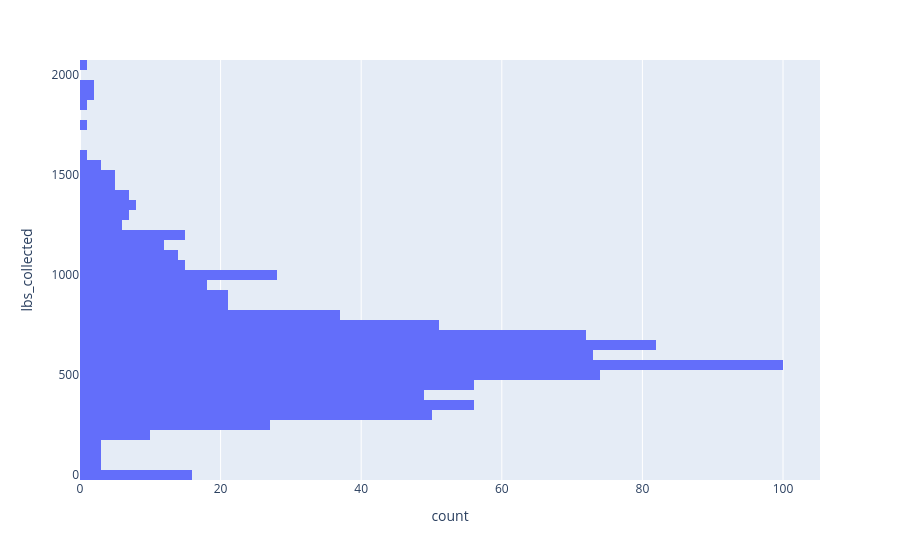

Notebook code for this chart:
### Markdown cell above
## Histograms of Cary Composts Data

Using the `df_cleaner` dataframe, I visualize the distribution of the data as a whole and by year

### Code cell
df_cleaner_hist_all = px.histogram(df_cleaner, y='lbs_collected')
df_cleaner_hist_all.show()

### Figure 1 — Plotly figure (JSON) as saved in the notebook; plotly's stock layout.template omitted (floating-point values rounded to 4 significant figures; data arrays with more than 128 entries replaced by an {"elided": "..."} marker saying what was removed)
{"data": [{"bingroup": "y", "hovertemplate": "count=%{x}<br>lbs_collected=%{y}<extra></extra>", "legendgroup": "", "marker": {"color": "#636efa", "pattern": {"shape": ""}}, "name": "", "orientation": "h", "showlegend": false, "type": "histogram", "xaxis": "x", "y": {"elided": "955 float values"}, "yaxis": "y"}], "layout": {"barmode": "relative", "legend": {"tracegroupgap": 0}, "margin": {"t": 60}, "xaxis": {"anchor": "y", "domain": [0, 1], "title": {"text": "count"}}, "yaxis": {"anchor": "x", "domain": [0, 1], "title": {"text": "lbs_collected"}}}}
